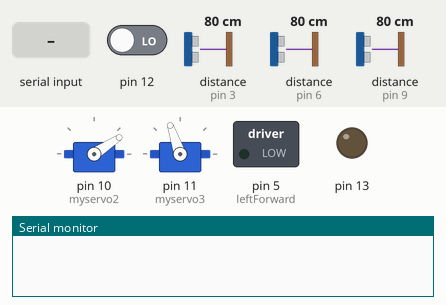
Simulated run of this sketch. Board: Arduino Uno, built with avr-gcc and run on an emulated ATmega328P. Parts: 2 × servo, switched loads named in the sketch (green lamp = pin HIGH), output pins drawn as LEDs (lit = HIGH), the last lines printed to the serial monitor. The inputs (shaded band) are chosen by the test bench; at power-on: pin 12 LOW, distance to the obstacle (sensors on pin 3, pin 6, pin 9) 80 cm. The echo pulse lasts 58.3 µs per cm.

Above: at 1.2 s.
1.3 s: pin 12 driven HIGH
2.8 s: byte 30 received over Serial
At 3.27 s:
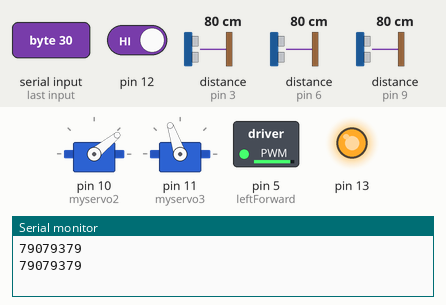
5.8 s: byte 120 received over Serial
At 6.7 s:
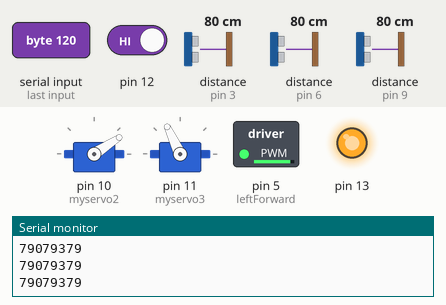
Timing chart, 0 to 8.8 s (numbered marks = the images above; inputs shaded):
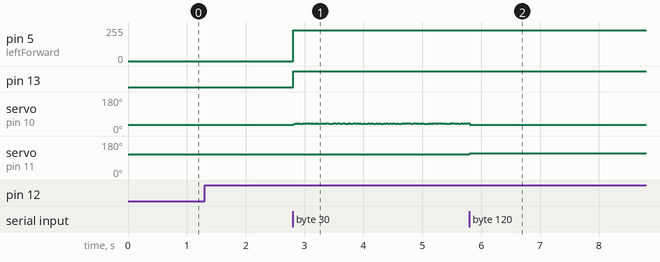

The sketch:

maxtalk5.ino
```cpp
// motor stuff
const int leftForward = 5;
//const int leftBackward = 5;
long currentTime=0;
long loopTime=0;

// servo stuff

// Include the library:
#include <NewPing.h>
// Define pins and max distance:
#define trigPin  2
#define echoPin  3

#define trigPin2  7
#define echoPin2  6

#define trigPin3  8
#define echoPin3  9

#define MAX_DISTANCE 200
NewPing sonar(trigPin, echoPin, MAX_DISTANCE); // NewPing setup of pins and maximum distance.
NewPing sonar2(trigPin2, echoPin2, MAX_DISTANCE);
NewPing sonar3(trigPin3, echoPin3, MAX_DISTANCE);

float duration, distance, duration2, distance2, duration3, distance3;
long lastMillis1=0;
long lastMillis2=0;
long lastMillis3=0;

#include <Servo.h>
//Servo myservo;
Servo myservo2;
Servo myservo3;
int vel = 2;
int value=0;
int servovalues=0;
int motorvalue=0;
int dif1, dif2, dif3;
int dif=1;

int pos1 = 70;
int tarPos1 = 70;
int pos1a = 70;
int pos1b = 62;

int pos2 = 33;
int tarPos2 = 33;
int pos2a = 33;
int pos2b = 40;

int pos3 = 109;
int tarPos3 = 109;
int pos3a = 109;
int pos3b = 115;

bool comStarted = false;

void setup() {

  pinMode(leftForward , OUTPUT);
//  pinMode(leftBackward , OUTPUT);

  // servo
 // myservo.attach(3);
  myservo2.attach(10);
  myservo3.attach(11);

  //ultrasonic
  pinMode(trigPin,OUTPUT); //set pinmodes
  pinMode(echoPin,INPUT);
  pinMode(trigPin2,OUTPUT); //set pinmodes
  pinMode(echoPin2,INPUT);
  pinMode(trigPin3,OUTPUT); //set pinmodes
  pinMode(echoPin3,INPUT);
  pinMode(12, INPUT);
  pinMode(13, OUTPUT);

  Serial.begin(9600);
}

void loop() {

 // int msState = digitalRead(motionSensorPin);
 // Serial.println(msState);

   if(!comStarted){
    if(digitalRead(12)==HIGH) {
      comStarted = true;
     long mess = 300+long(distance) + long(distance2)*1000 + long(distance3)*1000000L;
      Serial.println(mess);
    }
  }

  getDist();
  getDist2();
  getDist3();
  receiveMax();

 // long mess1 = 300+long(distance) + long(distance2)*1000;
 //   Serial.println( long(distance2)*1000);

  motorStuff();
  updateServo();

}

void motorStuff(){

   currentTime = millis();

   if(currentTime >= (loopTime + 20)){


       analogWrite(leftForward , motorvalue*25);
     //  digitalWrite(leftBackward , LOW);

       loopTime = currentTime; // Updates loopTime

   }
}

void getDist(){

  long currentMillis = millis();

  if(currentMillis-lastMillis1>30){
    lastMillis1 = currentMillis;
    duration = sonar.ping();
  distance = (duration / 2) * 0.0343;
  }
}

void getDist2(){

  long currentMillis2 = millis();

  if(currentMillis2-lastMillis2>30){
    lastMillis2 = currentMillis2;
    duration2 = sonar2.ping();
  distance2 = (duration2 / 2) * 0.0343;
  }
}

void getDist3(){

  long currentMillis3 = millis();

  if(currentMillis3-lastMillis3>30){
    lastMillis3 = currentMillis3;
    duration3 = sonar3.ping();
  distance3 = (duration3 / 2) * 0.0343;
  }
}

void receiveMax(){

   if(Serial.available()&&comStarted){

    value = Serial.read();
    motorvalue = Serial.read();

      if(motorvalue>5) digitalWrite(13, LOW);
    else digitalWrite(13, HIGH);

  //  motorvalue = value/1000;
        //Serial.println(motorvalue);
  //  servovalues = value - motorvalue*1000;

    if (value<300){

     if(value%2==0) tarPos1 = pos1a;
    else tarPos1 = pos1b;

    int val2 = value/10;

    if(val2%2==0) tarPos2 = pos2a;
    else tarPos2 = pos2b;

    int val3 = value/100;

    if(val3%2==0) tarPos3 = pos3a;
    else tarPos3 = pos3b;

      long mess1 = 300+long(distance) + long(distance2)*1000 + long(distance3)*1000000;
      Serial.println(mess1);
    }
  }
}


void updateServo(){

 //  if(pos1>tarPos1) pos1-=vel;
 // else if (pos1<tarPos1) pos1+=vel;
 // myservo.write(pos1);

  if(pos2>tarPos2) pos2-=vel;
  else if (pos2<tarPos2) pos2+=vel;
  myservo2.write(pos2);

  if(pos3>tarPos3) pos3-=vel;
  else if (pos3<tarPos3) pos3+=vel;
  myservo3.write(pos3);
}
```

Measured:
- after the input at 2.8 s, pin 5 (leftForward): 0/255 → 231/255 at once; pin 13: LOW → HIGH at once
- after the input at 5.8 s, servo on pin 11 (myservo3): 109° → 115° at once
